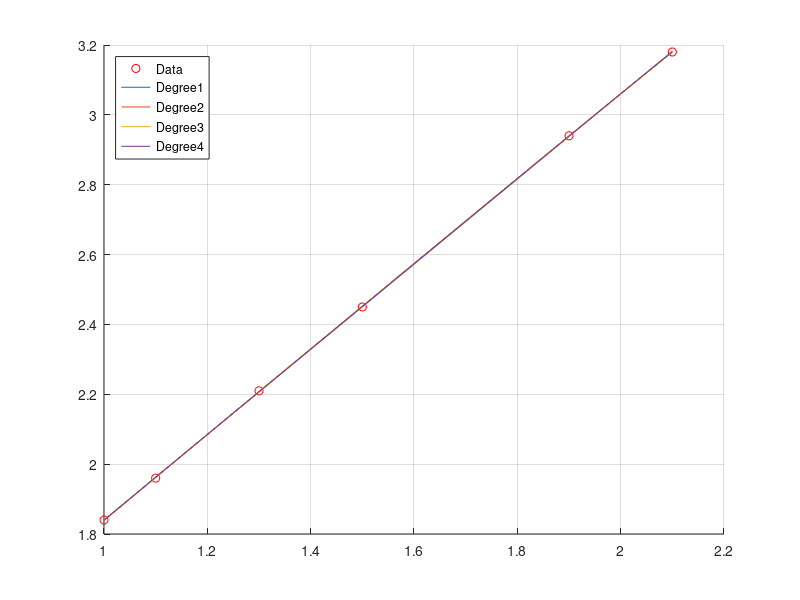

Source code (MATLAB):
clc;
clear;
close all;

t=[1 1.1 1.3 1.5 1.9 2.1]
y=[1.84 1.96 2.21 2.45 2.94 3.18]

t_fine=linspace(1,2.1,200);

figure;
hold on;
grid on;

plot(t,y,'ro');

for n=1:4
    p=polyfit(t,y,n);
    y_out=polyval(p,t);
    e=sum((y-y_out).^2);
    fprintf("%d\n",n);
    disp(p);
    disp(e);
    plot(t_fine,polyval(p,t_fine));
end

legend('Data','Degree1','Degree2','Degree3','Degree4','Location','northwest')
